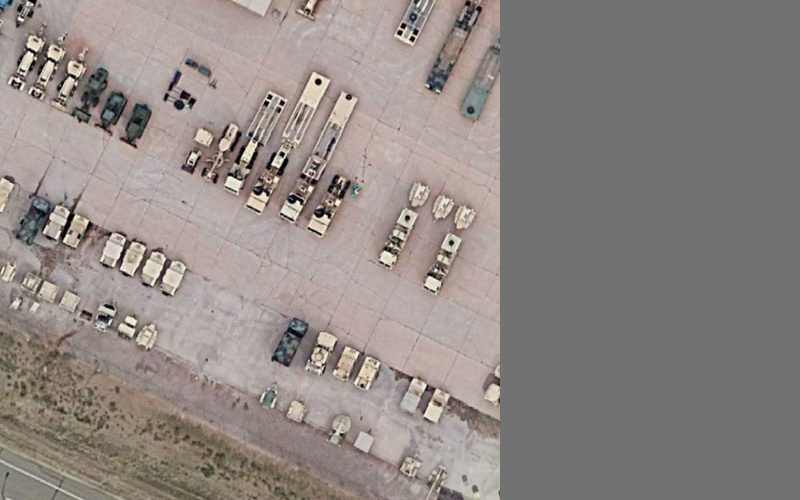
#> input picture testdata/back/000000.jpg, 800 x 500 px, found by its file name; its folder holds only this picture in this run
$ python resize_and_back.py
#> lines starting #> are read from the running program, lines starting #| are printed output that depends on the picture
#> the answer given: 1
#> in process_images, im is the input picture: PIL image 800x500 RGB; mean R, G, B 143.4, 135.7, 132.3
#!/usr/bin/env python3
import os
import json
from PIL import Image

SRC_DIR = '/home/HwHiAiUser/gp/AYOT/testdata/back'
# DST_DIR = '/home/HwHiAiUser/gp/AYOT/testdata/640'
DST_DIR = '/home/HwHiAiUser/gp/AYOT/results/imgs_track'
RESTORE_DIR = '/home/HwHiAiUser/gp/AYOT/results/imgs_no_bg'
TARGET_SIZE = (640, 640)
METADATA_FILE = os.path.join('./', 'resize_metadata.json')

def resize_keep_aspect(img: Image.Image, filename: str, metadata: dict) -> Image.Image:
    """等比例缩放+左上角对齐填充到目标尺寸，不裁切，并记录变换信息"""
#> called with filename = '000000.jpg'
    w, h = img.size
#> w = 800; h = 500
    original_size = (w, h)
#> original_size = (800, 500)

    # 计算两个方向的缩放比例，选择较小的那个以避免裁切
    scale_w = TARGET_SIZE[0] / w
#> scale_w = 0.8
    scale_h = TARGET_SIZE[1] / h
#> scale_h = 1.28
    scale = min(scale_w, scale_h)  # 选择较小的缩放比例确保不裁切
#> scale = 0.8

    # 计算缩放后的尺寸
    new_w = int(w * scale)
#> new_w = 640
    new_h = int(h * scale)
#> new_h = 400

    # 缩放图像
    resized_img = img.resize((new_w, new_h), Image.LANCZOS)

    # 创建目标尺寸的图像
    new_img = Image.new('RGB', TARGET_SIZE, (114, 114, 114))  # 灰色背景
#> new_img: PIL image 640x640 RGB; every value is 114

    # 将缩放后的图像粘贴到左上角 (0, 0)
    new_img.paste(resized_img, (0, 0))
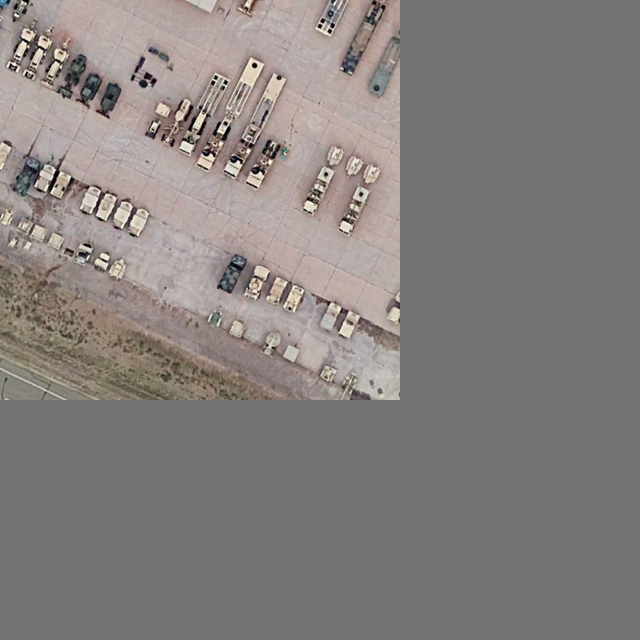
#> new_img: PIL image 640x640 RGB; mean R, G, B 132.4, 127.6, 125.5

    # 保存变换信息
    metadata[filename] = {
        'original_size': original_size,
        'scaled_size': (new_w, new_h),
        'scale_factor': scale,
        'target_size': TARGET_SIZE
    }

    return new_img

def restore_original_size(processed_img: Image.Image, metadata_info: dict) -> Image.Image:
    """将处理后的图像恢复到原始尺寸"""
    original_size = metadata_info['original_size']
    scaled_size = metadata_info['scaled_size']
    scale_factor = metadata_info['scale_factor']

    # 从处理后的图像中提取有效区域（左上角的缩放图像）
    scaled_region = processed_img.crop((0, 0, scaled_size[0], scaled_size[1]))

    # 计算逆向缩放比例
    inverse_scale = 1.0 / scale_factor

    # 恢复到原始尺寸
    restored_img = scaled_region.resize(original_size, Image.LANCZOS)

    return restored_img

def process_images():
    """处理图像并保存元数据"""
    os.makedirs(DST_DIR, exist_ok=True)
    metadata = {}

    supported = ('.jpg', '.jpeg', '.png', '.bmp', '.tiff', '.tif')
    for name in os.listdir(SRC_DIR):
        if name.lower().endswith(supported):
            src_path = os.path.join(SRC_DIR, name)
            dst_path = os.path.join(DST_DIR, name)

            with Image.open(src_path) as im:
                im = im.convert('RGB')          # 统一通道数
                new_im = resize_keep_aspect(im, name, metadata)
                new_im.save(dst_path, quality=95)
            print(f'Processed and saved {dst_path}')

    # 保存元数据
    with open(METADATA_FILE, 'w', encoding='utf-8') as f:
        json.dump(metadata, f, indent=2, ensure_ascii=False)
    print(f'Metadata saved to {METADATA_FILE}')

def restore_images():
    """恢复图像到原始尺寸"""
    os.makedirs(RESTORE_DIR, exist_ok=True)

    # 读取元数据
    if not os.path.exists(METADATA_FILE):
        print(f"Metadata file {METADATA_FILE} not found. Please run process_images() first.")
        return

    with open(METADATA_FILE, 'r', encoding='utf-8') as f:
        metadata = json.load(f)

    supported = ('.jpg', '.jpeg', '.png', '.bmp', '.tiff', '.tif')
    for name in os.listdir(DST_DIR):
        if name.lower().endswith(supported) and name in metadata:
            processed_path = os.path.join(DST_DIR, name)
            restore_path = os.path.join(RESTORE_DIR, f'{name}')

            with Image.open(processed_path) as processed_img:
                restored_img = restore_original_size(processed_img, metadata[name])
                restored_img.save(restore_path, quality=95)
            print(f'Restored and saved {restore_path}')
            print(f'  Original size: {metadata[name]["original_size"]} -> Restored size: {restored_img.size}')

def main():
    """主函数，提供选择功能"""
    while True:
        print("\n" + "="*50)
        print("图像处理工具")
        print("="*50)
        print("1. 处理图像（缩放并填充到目标尺寸）")
        print("2. 恢复图像（恢复到原始尺寸）")
        print("3. 查看元数据信息")
        print("4. 退出")
        print("-"*50)

#> (the run stopped early here; a loop or call above may not have finished)
